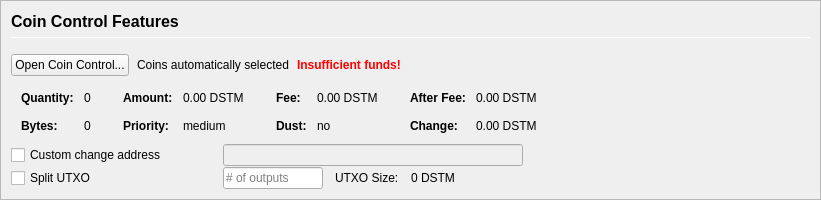
         <widget class="QFrame" name="frameCoinControl">
          <property name="sizePolicy">
           <sizepolicy hsizetype="Expanding" vsizetype="Expanding">
            <horstretch>0</horstretch>
            <verstretch>0</verstretch>
           </sizepolicy>
          </property>
          <property name="maximumSize">
           <size>
            <width>16777215</width>
            <height>16777215</height>
           </size>
          </property>
          <property name="frameShape">
           <enum>QFrame::StyledPanel</enum>
          </property>
          <property name="frameShadow">
           <enum>QFrame::Sunken</enum>
          </property>
          <layout class="QVBoxLayout" name="verticalLayoutCoinControl2">
           <property name="spacing">
            <number>0</number>
           </property>
           <property name="leftMargin">
            <number>0</number>
           </property>
           <property name="topMargin">
            <number>0</number>
           </property>
           <property name="rightMargin">
            <number>0</number>
           </property>
           <property name="bottomMargin">
            <number>0</number>
           </property>
           <item>
            <widget class="QFrame" name="frameCoinControl_BG">
             <layout class="QVBoxLayout" name="verticalLayoutCoinControl" stretch="0,0,0,0,0,0">
              <property name="spacing">
               <number>1</number>
              </property>
              <property name="leftMargin">
               <number>10</number>
              </property>
              <property name="topMargin">
               <number>10</number>
              </property>
              <item>
               <layout class="QHBoxLayout" name="horizontalLayoutCoinControl1">
                <property name="bottomMargin">
                 <number>15</number>
                </property>
                <item>
                 <layout class="QVBoxLayout" name="verticalLayout_3">
                  <property name="spacing">
                   <number>6</number>
                  </property>
                  <item>
                   <widget class="QLabel" name="labelCoinControlFeatures">
                    <property name="sizePolicy">
                     <sizepolicy hsizetype="Preferred" vsizetype="Maximum">
                      <horstretch>0</horstretch>
                      <verstretch>0</verstretch>
                     </sizepolicy>
                    </property>
                    <property name="minimumSize">
                     <size>
                      <width>0</width>
                      <height>20</height>
                     </size>
                    </property>
                    <property name="font">
                     <font>
                      <pointsize>12</pointsize>
                      <weight>75</weight>
                      <bold>true</bold>
                     </font>
                    </property>
                    <property name="styleSheet">
                     <string notr="true">font-weight:bold;</string>
                    </property>
                    <property name="text">
                     <string>Coin Control Features</string>
                    </property>
                   </widget>
                  </item>
                  <item>
                   <widget class="Line" name="line">
                    <property name="minimumSize">
                     <size>
                      <width>0</width>
                      <height>1</height>
                     </size>
                    </property>
                    <property name="maximumSize">
                     <size>
                      <width>16777215</width>
                      <height>1</height>
                     </size>
                    </property>
                    <property name="orientation">
                     <enum>Qt::Horizontal</enum>
                    </property>
                   </widget>
                  </item>
                 </layout>
                </item>
               </layout>
              </item>
              <item>
               <layout class="QHBoxLayout" name="horizontalLayoutCoinControl2" stretch="0,0,0,0">
                <property name="spacing">
                 <number>8</number>
                </property>
                <property name="bottomMargin">
                 <number>10</number>
                </property>
                <item>
                 <widget class="QPushButton" name="pushButtonCoinControl">
                  <property name="styleSheet">
                   <string notr="true"/>
                  </property>
                  <property name="text">
                   <string>Open Coin Control...</string>
                  </property>
                  <property name="autoDefault">
                   <bool>false</bool>
                  </property>
                 </widget>
                </item>
                <item>
                 <widget class="QLabel" name="labelCoinControlAutomaticallySelected">
                  <property name="text">
                   <string>Coins automatically selected</string>
                  </property>
                  <property name="margin">
                   <number>5</number>
                  </property>
                 </widget>
                </item>
                <item>
                 <widget class="QLabel" name="labelCoinControlInsuffFunds">
                  <property name="font">
                   <font>
                    <weight>75</weight>
                    <bold>true</bold>
                   </font>
                  </property>
                  <property name="styleSheet">
                   <string notr="true">color:red;font-weight:bold;</string>
                  </property>
                  <property name="text">
                   <string>Insufficient funds!</string>
                  </property>
                  <property name="margin">
                   <number>5</number>
                  </property>
                 </widget>
                </item>
                <item>
                 <spacer name="horizontalSpacerCoinControl">
                  <property name="orientation">
                   <enum>Qt::Horizontal</enum>
                  </property>
                  <property name="sizeHint" stdset="0">
                   <size>
                    <width>40</width>
                    <height>1</height>
                   </size>
                  </property>
                 </spacer>
                </item>
               </layout>
              </item>
              <item>
               <widget class="QWidget" name="widgetCoinControl" native="true">
                <property name="sizePolicy">
                 <sizepolicy hsizetype="Preferred" vsizetype="Preferred">
                  <horstretch>0</horstretch>
                  <verstretch>0</verstretch>
                 </sizepolicy>
                </property>
                <property name="minimumSize">
                 <size>
                  <width>0</width>
                  <height>0</height>
                 </size>
                </property>
                <property name="styleSheet">
                 <string notr="true"/>
                </property>
                <layout class="QHBoxLayout" name="horizontalLayoutCoinControl5">
                 <property name="leftMargin">
                  <number>0</number>
                 </property>
                 <property name="topMargin">
                  <number>0</number>
                 </property>
                 <property name="rightMargin">
                  <number>0</number>
                 </property>
                 <property name="bottomMargin">
                  <number>0</number>
                 </property>
                 <item>
                  <layout class="QHBoxLayout" name="horizontalLayoutCoinControl3" stretch="0,0,0,1">
                   <property name="spacing">
                    <number>20</number>
                   </property>
                   <property name="topMargin">
                    <number>0</number>
                   </property>
                   <property name="bottomMargin">
                    <number>10</number>
                   </property>
                   <item>
                    <layout class="QFormLayout" name="formLayoutCoinControl1">
                     <property name="horizontalSpacing">
                      <number>10</number>
                     </property>
                     <property name="verticalSpacing">
                      <number>14</number>
                     </property>
                     <property name="leftMargin">
                      <number>10</number>
                     </property>
                     <property name="topMargin">
                      <number>4</number>
                     </property>
                     <property name="rightMargin">
                      <number>6</number>
                     </property>
                     <item row="0" column="0">
                      <widget class="QLabel" name="labelCoinControlQuantityText">
                       <property name="font">
                        <font>
                         <weight>75</weight>
                         <bold>true</bold>
                        </font>
                       </property>
                       <property name="text">
                        <string>Quantity:</string>
                       </property>
                       <property name="margin">
                        <number>0</number>
                       </property>
                      </widget>
                     </item>
                     <item row="0" column="1">
                      <widget class="QLabel" name="labelCoinControlQuantity">
                       <property name="cursor">
                        <cursorShape>IBeamCursor</cursorShape>
                       </property>
                       <property name="contextMenuPolicy">
                        <enum>Qt::ActionsContextMenu</enum>
                       </property>
                       <property name="text">
                        <string notr="true">0</string>
                       </property>
                       <property name="margin">
                        <number>0</number>
                       </property>
                       <property name="textInteractionFlags">
                        <set>Qt::LinksAccessibleByMouse|Qt::TextSelectableByKeyboard|Qt::TextSelectableByMouse</set>
                       </property>
                      </widget>
                     </item>
                     <item row="1" column="0">
                      <widget class="QLabel" name="labelCoinControlBytesText">
                       <property name="font">
                        <font>
                         <weight>75</weight>
                         <bold>true</bold>
                        </font>
                       </property>
                       <property name="text">
                        <string>Bytes:</string>
                       </property>
                      </widget>
                     </item>
                     <item row="1" column="1">
                      <widget class="QLabel" name="labelCoinControlBytes">
                       <property name="cursor">
                        <cursorShape>IBeamCursor</cursorShape>
                       </property>
                       <property name="contextMenuPolicy">
                        <enum>Qt::ActionsContextMenu</enum>
                       </property>
                       <property name="text">
                        <string notr="true">0</string>
                       </property>
                       <property name="textInteractionFlags">
                        <set>Qt::LinksAccessibleByMouse|Qt::TextSelectableByKeyboard|Qt::TextSelectableByMouse</set>
                       </property>
                      </widget>
                     </item>
                    </layout>
                   </item>
                   <item>
                    <layout class="QFormLayout" name="formLayoutCoinControl2">
                     <property name="horizontalSpacing">
                      <number>10</number>
                     </property>
                     <property name="verticalSpacing">
                      <number>14</number>
                     </property>
                     <property name="leftMargin">
                      <number>6</number>
                     </property>
                     <property name="topMargin">
                      <number>4</number>
                     </property>
                     <property name="rightMargin">
                      <number>6</number>
                     </property>
                     <item row="0" column="0">
                      <widget class="QLabel" name="labelCoinControlAmountText">
                       <property name="font">
                        <font>
                         <weight>75</weight>
                         <bold>true</bold>
                        </font>
                       </property>
                       <property name="text">
                        <string>Amount:</string>
                       </property>
                       <property name="margin">
                        <number>0</number>
                       </property>
                      </widget>
                     </item>
                     <item row="0" column="1">
                      <widget class="QLabel" name="labelCoinControlAmount">
                       <property name="cursor">
                        <cursorShape>IBeamCursor</cursorShape>
                       </property>
                       <property name="contextMenuPolicy">
                        <enum>Qt::ActionsContextMenu</enum>
                       </property>
                       <property name="text">
                        <string notr="true">0.00 DSTM</string>
                       </property>
                       <property name="textInteractionFlags">
                        <set>Qt::LinksAccessibleByMouse|Qt::TextSelectableByKeyboard|Qt::TextSelectableByMouse</set>
                       </property>
                      </widget>
                     </item>
                     <item row="1" column="0">
                      <widget class="QLabel" name="labelCoinControlPriorityText">
                       <property name="font">
                        <font>
                         <weight>75</weight>
                         <bold>true</bold>
                        </font>
                       </property>
                       <property name="text">
                        <string>Priority:</string>
                       </property>
                      </widget>
                     </item>
                     <item row="1" column="1">
                      <widget class="QLabel" name="labelCoinControlPriority">
                       <property name="cursor">
                        <cursorShape>IBeamCursor</cursorShape>
                       </property>
                       <property name="contextMenuPolicy">
                        <enum>Qt::ActionsContextMenu</enum>
                       </property>
                       <property name="text">
                        <string>medium</string>
                       </property>
                       <property name="textInteractionFlags">
                        <set>Qt::LinksAccessibleByMouse|Qt::TextSelectableByKeyboard|Qt::TextSelectableByMouse</set>
                       </property>
                      </widget>
                     </item>
                    </layout>
                   </item>
                   <item>
                    <layout class="QFormLayout" name="formLayoutCoinControl3">
                     <property name="horizontalSpacing">
                      <number>10</number>
                     </property>
                     <property name="verticalSpacing">
                      <number>14</number>
                     </property>
                     <property name="leftMargin">
                      <number>6</number>
                     </property>
                     <property name="topMargin">
                      <number>4</number>
                     </property>
                     <property name="rightMargin">
                      <number>6</number>
                     </property>
                     <item row="0" column="0">
                      <widget class="QLabel" name="labelCoinControlFeeText">
                       <property name="font">
                        <font>
                         <weight>75</weight>
                         <bold>true</bold>
                        </font>
                       </property>
                       <property name="text">
                        <string>Fee:</string>
                       </property>
                       <property name="margin">
                        <number>0</number>
                       </property>
                      </widget>
                     </item>
                     <item row="0" column="1">
                      <widget class="QLabel" name="labelCoinControlFee">
                       <property name="cursor">
                        <cursorShape>IBeamCursor</cursorShape>
                       </property>
                       <property name="contextMenuPolicy">
                        <enum>Qt::ActionsContextMenu</enum>
                       </property>
                       <property name="text">
                        <string notr="true">0.00 DSTM</string>
                       </property>
                       <property name="textInteractionFlags">
                        <set>Qt::LinksAccessibleByMouse|Qt::TextSelectableByKeyboard|Qt::TextSelectableByMouse</set>
                       </property>
                      </widget>
                     </item>
                     <item row="1" column="0">
                      <widget class="QLabel" name="labelCoinControlLowOutputText">
                       <property name="font">
                        <font>
                         <weight>75</weight>
                         <bold>true</bold>
                        </font>
                       </property>
                       <property name="text">
                        <string>Dust:</string>
                       </property>
                      </widget>
                     </item>
                     <item row="1" column="1">
                      <widget class="QLabel" name="labelCoinControlLowOutput">
                       <property name="cursor">
                        <cursorShape>IBeamCursor</cursorShape>
                       </property>
                       <property name="contextMenuPolicy">
                        <enum>Qt::ActionsContextMenu</enum>
                       </property>
                       <property name="text">
                        <string>no</string>
                       </property>
                       <property name="textInteractionFlags">
                        <set>Qt::LinksAccessibleByMouse|Qt::TextSelectableByKeyboard|Qt::TextSelectableByMouse</set>
                       </property>
                      </widget>
                     </item>
                    </layout>
                   </item>
                   <item>
                    <layout class="QFormLayout" name="formLayoutCoinControl4">
                     <property name="horizontalSpacing">
                      <number>10</number>
                     </property>
                     <property name="verticalSpacing">
                      <number>14</number>
                     </property>
                     <property name="leftMargin">
                      <number>6</number>
                     </property>
                     <property name="topMargin">
                      <number>4</number>
                     </property>
                     <property name="rightMargin">
                      <number>6</number>
                     </property>
                     <item row="0" column="0">
                      <widget class="QLabel" name="labelCoinControlAfterFeeText">
                       <property name="font">
                        <font>
                         <weight>75</weight>
                         <bold>true</bold>
                        </font>
                       </property>
                       <property name="text">
                        <string>After Fee:</string>
                       </property>
                       <property name="margin">
                        <number>0</number>
                       </property>
                      </widget>
                     </item>
                     <item row="0" column="1">
                      <widget class="QLabel" name="labelCoinControlAfterFee">
                       <property name="cursor">
                        <cursorShape>IBeamCursor</cursorShape>
                       </property>
                       <property name="contextMenuPolicy">
                        <enum>Qt::ActionsContextMenu</enum>
                       </property>
                       <property name="text">
                        <string notr="true">0.00 DSTM</string>
                       </property>
                       <property name="textInteractionFlags">
                        <set>Qt::LinksAccessibleByMouse|Qt::TextSelectableByKeyboard|Qt::TextSelectableByMouse</set>
                       </property>
                      </widget>
                     </item>
                     <item row="1" column="0">
                      <widget class="QLabel" name="labelCoinControlChangeText">
                       <property name="font">
                        <font>
                         <weight>75</weight>
                         <bold>true</bold>
                        </font>
                       </property>
                       <property name="text">
                        <string>Change:</string>
                       </property>
                      </widget>
                     </item>
                     <item row="1" column="1">
                      <widget class="QLabel" name="labelCoinControlChange">
                       <property name="cursor">
                        <cursorShape>IBeamCursor</cursorShape>
                       </property>
                       <property name="contextMenuPolicy">
                        <enum>Qt::ActionsContextMenu</enum>
                       </property>
                       <property name="text">
                        <string notr="true">0.00 DSTM</string>
                       </property>
                       <property name="textInteractionFlags">
                        <set>Qt::LinksAccessibleByMouse|Qt::TextSelectableByKeyboard|Qt::TextSelectableByMouse</set>
                       </property>
                      </widget>
                     </item>
                    </layout>
                   </item>
                  </layout>
                 </item>
                </layout>
               </widget>
              </item>
              <item>
               <layout class="QHBoxLayout" name="horizontalLayoutCoinControl4">
                <property name="spacing">
                 <number>12</number>
                </property>
                <property name="sizeConstraint">
                 <enum>QLayout::SetDefaultConstraint</enum>
                </property>
                <property name="topMargin">
                 <number>0</number>
                </property>
                <property name="rightMargin">
                 <number>0</number>
                </property>
                <item>
                 <widget class="QCheckBox" name="checkBoxCoinControlChange">
                  <property name="sizePolicy">
                   <sizepolicy hsizetype="Preferred" vsizetype="Preferred">
                    <horstretch>0</horstretch>
                    <verstretch>0</verstretch>
                   </sizepolicy>
                  </property>
                  <property name="minimumSize">
                   <size>
                    <width>200</width>
                    <height>0</height>
                   </size>
                  </property>
                  <property name="maximumSize">
                   <size>
                    <width>200</width>
                    <height>16777215</height>
                   </size>
                  </property>
                  <property name="toolTip">
                   <string>If this is activated, but the change address is empty or invalid, change will be sent to a newly generated address.</string>
                  </property>
                  <property name="text">
                   <string>Custom change address</string>
                  </property>
                 </widget>
                </item>
                <item>
                 <widget class="QValidatedLineEdit" name="lineEditCoinControlChange">
                  <property name="enabled">
                   <bool>false</bool>
                  </property>
                  <property name="sizePolicy">
                   <sizepolicy hsizetype="Preferred" vsizetype="Preferred">
                    <horstretch>0</horstretch>
                    <verstretch>0</verstretch>
                   </sizepolicy>
                  </property>
                  <property name="minimumSize">
                   <size>
                    <width>300</width>
                    <height>0</height>
                   </size>
                  </property>
                 </widget>
                </item>
                <item>
                 <widget class="QLabel" name="labelCoinControlChangeLabel">
                  <property name="sizePolicy">
                   <sizepolicy hsizetype="Preferred" vsizetype="Preferred">
                    <horstretch>0</horstretch>
                    <verstretch>0</verstretch>
                   </sizepolicy>
                  </property>
                  <property name="minimumSize">
                   <size>
                    <width>100</width>
                    <height>0</height>
                   </size>
                  </property>
                  <property name="text">
                   <string/>
                  </property>
                  <property name="margin">
                   <number>3</number>
                  </property>
                 </widget>
                </item>
               </layout>
              </item>
              <item>
               <layout class="QHBoxLayout" name="horizontalLayoutCoinControl6">
                <property name="spacing">
                 <number>12</number>
                </property>
                <property name="rightMargin">
                 <number>0</number>
                </property>
                <item>
                 <widget class="QCheckBox" name="splitBlockCheckBox">
                  <property name="sizePolicy">
                   <sizepolicy hsizetype="Preferred" vsizetype="Preferred">
                    <horstretch>0</horstretch>
                    <verstretch>0</verstretch>
                   </sizepolicy>
                  </property>
                  <property name="minimumSize">
                   <size>
                    <width>200</width>
                    <height>0</height>
                   </size>
                  </property>
                  <property name="maximumSize">
                   <size>
                    <width>200</width>
                    <height>16777215</height>
                   </size>
                  </property>
                  <property name="text">
                   <string>Split UTXO</string>
                  </property>
                 </widget>
                </item>
                <item>
                 <widget class="QLineEdit" name="splitBlockLineEdit">
                  <property name="sizePolicy">
                   <sizepolicy hsizetype="Preferred" vsizetype="Preferred">
                    <horstretch>50</horstretch>
                    <verstretch>0</verstretch>
                   </sizepolicy>
                  </property>
                  <property name="minimumSize">
                   <size>
                    <width>100</width>
                    <height>0</height>
                   </size>
                  </property>
                  <property name="maximumSize">
                   <size>
                    <width>100</width>
                    <height>16777215</height>
                   </size>
                  </property>
                  <property name="placeholderText">
                   <string># of outputs</string>
                  </property>
                 </widget>
                </item>
                <item>
                 <widget class="QLabel" name="labelBlockSizeText">
                  <property name="text">
                   <string>UTXO Size:</string>
                  </property>
                 </widget>
                </item>
                <item>
                 <widget class="QLabel" name="labelBlockSize">
                  <property name="text">
                   <string>0 DSTM</string>
                  </property>
                 </widget>
                </item>
                <item>
                 <spacer name="horizontalSpacer_7">
                  <property name="orientation">
                   <enum>Qt::Horizontal</enum>
                  </property>
                  <property name="sizeHint" stdset="0">
                   <size>
                    <width>40</width>
                    <height>20</height>
                   </size>
                  </property>
                 </spacer>
                </item>
               </layout>
              </item>
              <item>
               <spacer name="verticalSpacerCoinControl">
                <property name="orientation">
                 <enum>Qt::Vertical</enum>
                </property>
                <property name="sizeHint" stdset="0">
                 <size>
                  <width>800</width>
                  <height>1</height>
                 </size>
                </property>
               </spacer>
              </item>
             </layout>
            </widget>
           </item>
          </layout>
         </widget>
